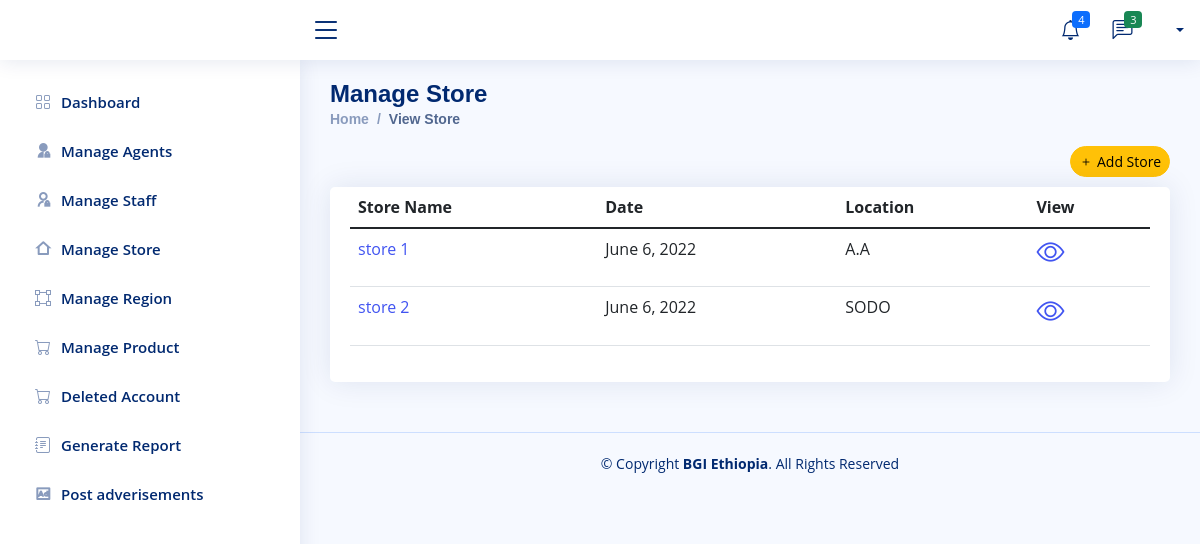
The page /BGI/view_store/ on the database its author committed.
### Company/models.py (models this page shows, shortened)
class Company_Store(models.Model):
    Store_Name = models.CharField(max_length=200, null=True, unique=True)
    Address = models.CharField(max_length=200, null=True)
    date_created = models.DateField(auto_now_add=True, null=True)

### Company/views.py (the view)
# urls.py: path('view_store/', views.view_store, name='view-store'),
def view_store(request):
    all_store = Company_Store.objects.all()
    manager = Company_Store_Manager.objects.all()
    context = {
        'all_store': all_store,
        'manager': manager
    }
    return render(request, 'Company/store/store-view.html', context)

### Templates/Company/store/store-view.html (shortened to what this page needs)
{% extends 'Company/company-base.html'%}
{% block content%}
  <main id="main" class="main">
    <div class="pagetitle">
      <h1>Manage Store</h1>
      <nav>
        <ol class="breadcrumb">
          <li class="breadcrumb-item"><a href="{% url 'admin-dashbord' %}">Home</a></li>
          <li class="breadcrumb-item active">View Store</li>
        </ol>
        <div class="text-end">
            <a href="{% url 'add-store-company' %}" class="item-end">
                <button type="button" class="btn btn-sm rounded-pill btn-warning"><i class="bi bi-plus me-1"></i>Add Store</button>
              </a>
        </div>
      </nav>
    </div>
    <section class="section">
        <div class="row">
          <div class="col-lg-12">
            <div class="card">
              <div class="card-body">
                <table class="table datatable">
                  <thead>
                    <tr>
                      <th scope="col">Store Name</th>
                      <th scope="col">Date</th>
                      <th scope="col">Location</th>
                      <th scope="col">View</th>
                    </tr>
                  </thead>
                  <tbody>
                 {% for store in all_store %}
                    <tr>
                      <td><a href="{% url 'store_detile' store.id %}">{{store.Store_Name}}</a></td>
                      <td>{{store.date_created}}</td>
                      <td>{{store.Address}}</td>
                      <td><a href="{% url 'store_detile' store.id %}">
                        <h3><i class="bi bi-eye"></i></h3>
                      </a></td>
                    </tr>
                {% endfor %}
                  </tbody>
                </table>
              </div>
            </div>
          </div>
        </div>
      </section>
  </main>
{% endblock %}

### static/assets/css/style.css (style rules this page uses)
:root { scroll-behavior: smooth; }
body { font-family: "Open Sans", sans-serif; background: #f6f9ff; color: #444444; }
a { color: #4154f1; text-decoration: none; }
h1, h2, h3, h4, h5, h6 { font-family: "Nunito", sans-serif; }
#main { margin-top: 60px; padding: 20px 30px; transition: all 0.3s; }
.pagetitle { margin-bottom: 10px; }
.pagetitle h1 { font-size: 24px; margin-bottom: 0; font-weight: 600; color: #012970; }
.card { margin-bottom: 30px; border: none; border-radius: 5px; box-shadow: 0px 0 30px rgba(1, 41, 112, 0.1); }
.card-body { padding: 0 20px 20px 20px; }
.breadcrumb { font-size: 14px; font-family: "Nunito", sans-serif; color: #899bbd; font-weight: 600; }
.breadcrumb a { color: #899bbd; transition: 0.3s; }
.breadcrumb .breadcrumb-item::before { color: #899bbd; }
.breadcrumb .active { color: #51678f; font-weight: 600; }
@media (min-width: 1200px) { #main, #footer { margin-left: 300px; } }

### rows shown on the page
Company_Store: Store_Name "store 1", date_created "June 6, 2022", Address "A.A"
Company_Store: Store_Name "store 2", date_created "June 6, 2022", Address "SODO"
